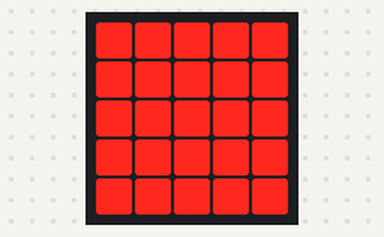
A program run on a simulated BBC micro:bit (MakeCode). On the bench: the board's 5×5 LED display.

Above: at 1.0 s.

Measured:
- by itself, everything shown: repeats every 2.0 s, in 25 steps
- what the display in image 0 shows lasts 1.0 s, from 1.0 s to 2.0 s

The program:

main.ts
```typescript
let X = 0
let Y = 0
let tijd = 40
basic.forever(function () {
    basic.clearScreen()
    basic.pause(tijd)
    X = 0
    Y = 0
    led.plot(X, Y)
    for (let index = 0; index < 4; index++) {
        X += 1
        led.plot(X, Y)
        basic.pause(tijd)
    }
    for (let index = 0; index < 4; index++) {
        Y += 1
        led.plot(X, Y)
        basic.pause(tijd)
    }
    for (let index = 0; index < 4; index++) {
        X += -1
        led.plot(X, Y)
        basic.pause(tijd)
    }
    for (let index = 0; index < 3; index++) {
        Y += -1
        led.plot(X, Y)
        basic.pause(tijd)
    }
    for (let index = 0; index < 3; index++) {
        X += 1
        led.plot(X, Y)
        basic.pause(tijd)
    }
    for (let index = 0; index < 2; index++) {
        Y += 1
        led.plot(X, Y)
        basic.pause(tijd)
    }
    for (let index = 0; index < 2; index++) {
        X += -1
        led.plot(X, Y)
        basic.pause(tijd)
    }
    for (let index = 0; index < 1; index++) {
        Y += -1
        led.plot(X, Y)
        basic.pause(tijd)
    }
    for (let index = 0; index < 1; index++) {
        X += 1
        led.plot(X, Y)
        basic.pause(tijd)
    }
    basic.pause(1000)
})
```

test.ts
```typescript
// tests gaan hier; deze zal niet worden gecompileerd wanneer dit pakket wordt gebruikt als extensie.
```
